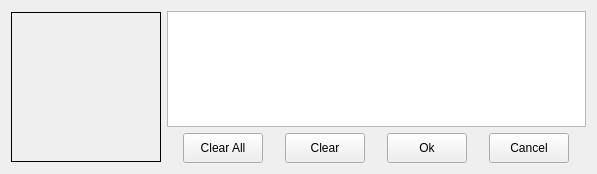
<?xml version="1.0" encoding="UTF-8"?>
<ui version="4.0">
 <class>QShowWidget</class>
 <widget class="QWidget" name="QShowWidget">
  <property name="geometry">
   <rect>
    <x>0</x>
    <y>0</y>
    <width>597</width>
    <height>174</height>
   </rect>
  </property>
  <property name="sizePolicy">
   <sizepolicy hsizetype="Preferred" vsizetype="Fixed">
    <horstretch>0</horstretch>
    <verstretch>0</verstretch>
   </sizepolicy>
  </property>
  <property name="windowTitle">
   <string>Form</string>
  </property>
  <layout class="QHBoxLayout" name="horizontalLayout_2" stretch="1,1">
   <item>
    <widget class="QWidget" name="base_widget" native="true">
     <property name="minimumSize">
      <size>
       <width>150</width>
       <height>150</height>
      </size>
     </property>
     <property name="maximumSize">
      <size>
       <width>150</width>
       <height>150</height>
      </size>
     </property>
     <property name="styleSheet">
      <string notr="true">#base_widget
{
	border:1 solid rgb(0, 0, 0);
}</string>
     </property>
    </widget>
   </item>
   <item>
    <layout class="QVBoxLayout" name="verticalLayout">
     <item>
      <widget class="QPlainTextEdit" name="plainTextEdit">
       <property name="sizePolicy">
        <sizepolicy hsizetype="Expanding" vsizetype="Ignored">
         <horstretch>0</horstretch>
         <verstretch>0</verstretch>
        </sizepolicy>
       </property>
       <property name="lineWrapMode">
        <enum>QPlainTextEdit::NoWrap</enum>
       </property>
       <property name="readOnly">
        <bool>true</bool>
       </property>
      </widget>
     </item>
     <item>
      <layout class="QHBoxLayout" name="horizontalLayout">
       <item>
        <widget class="QPushButton" name="clearall">
         <property name="minimumSize">
          <size>
           <width>80</width>
           <height>30</height>
          </size>
         </property>
         <property name="maximumSize">
          <size>
           <width>80</width>
           <height>30</height>
          </size>
         </property>
         <property name="text">
          <string>Clear All</string>
         </property>
        </widget>
       </item>
       <item>
        <widget class="QPushButton" name="clear">
         <property name="minimumSize">
          <size>
           <width>80</width>
           <height>30</height>
          </size>
         </property>
         <property name="maximumSize">
          <size>
           <width>80</width>
           <height>30</height>
          </size>
         </property>
         <property name="text">
          <string>Clear</string>
         </property>
        </widget>
       </item>
       <item>
        <widget class="QPushButton" name="okbtn">
         <property name="minimumSize">
          <size>
           <width>80</width>
           <height>30</height>
          </size>
         </property>
         <property name="maximumSize">
          <size>
           <width>80</width>
           <height>30</height>
          </size>
         </property>
         <property name="text">
          <string>Ok</string>
         </property>
        </widget>
       </item>
       <item>
        <widget class="QPushButton" name="cancelbtn">
         <property name="minimumSize">
          <size>
           <width>80</width>
           <height>30</height>
          </size>
         </property>
         <property name="maximumSize">
          <size>
           <width>80</width>
           <height>30</height>
          </size>
         </property>
         <property name="text">
          <string>Cancel</string>
         </property>
        </widget>
       </item>
      </layout>
     </item>
    </layout>
   </item>
  </layout>
 </widget>
 <resources/>
 <connections/>
</ui>
